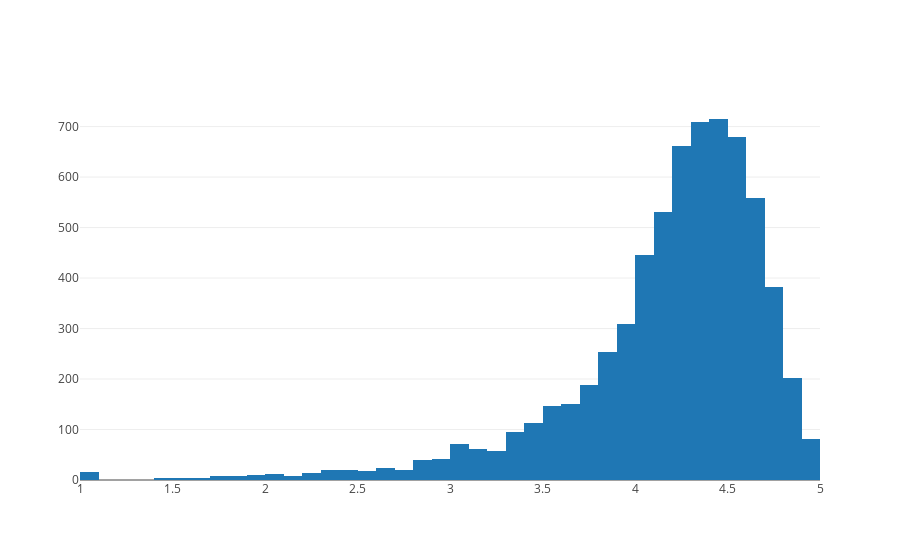

Notebook code for this chart:
### Code cell
data = [go.Histogram(
        x = df.Rating,
        xbins = {'start': 1, 'size': 0.1, 'end' :5}
)]

print('Average app rating = ', np.mean(df['Rating']))
plotly.offline.iplot(data, filename='overall_rating_distribution')

### Figure 1 — Plotly figure (JSON) as saved in the notebook; plotly's stock layout.template omitted (floating-point values rounded to 4 significant figures; data arrays with more than 128 entries replaced by an {"elided": "..."} marker saying what was removed)
{"data": [{"type": "histogram", "uid": "de756f1c-95bf-438e-b640-6bb2e6adf1f9", "x": {"elided": "6946 float values"}, "xbins": {"end": 5, "size": 0.1, "start": 1}}], "layout": {}}
